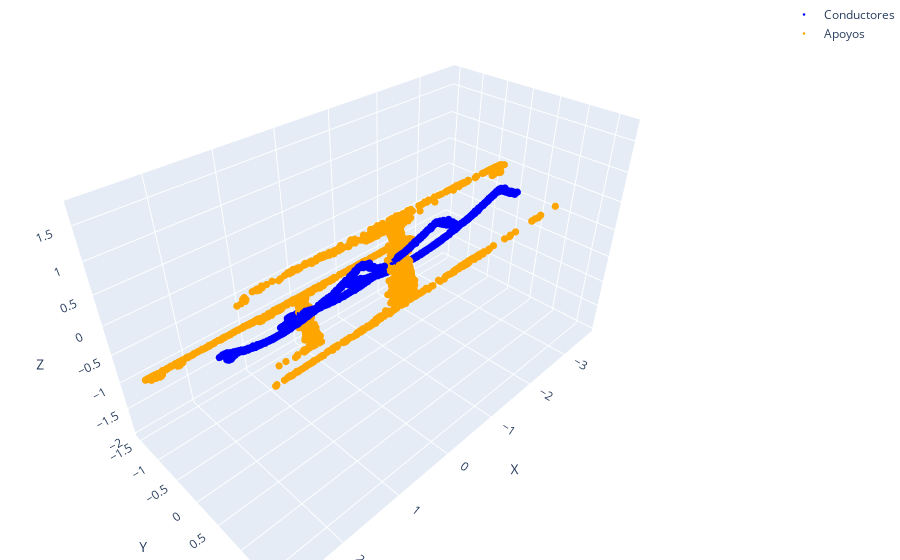

The code cell stored with this chart in its notebook:
### Code cell
plot_data("Data full size", cond_values=predictors_conds[2], apoyo_values=predictors_apoyos[2])

### Figure 1 — Plotly figure (JSON) as saved in the notebook; plotly's stock layout.template omitted (floating-point values rounded to 4 significant figures; data arrays with more than 128 entries replaced by an {"elided": "..."} marker saying what was removed)
{"data": [{"marker": {"color": "blue", "size": 2.5}, "mode": "markers", "name": "Conductores", "type": "scatter3d", "x": {"elided": "3579 float values"}, "y": {"elided": "3579 float values"}, "z": {"elided": "3579 float values"}}, {"marker": {"color": "orange", "size": 2.5}, "mode": "markers", "name": "Apoyos", "type": "scatter3d", "x": {"elided": "2561 float values"}, "y": {"elided": "2561 float values"}, "z": {"elided": "2561 float values"}}], "layout": {"margin": {"b": 0, "l": 0, "r": 0, "t": 0}, "scene": {"xaxis": {"title": {"text": "X"}}, "yaxis": {"title": {"text": "Y"}}, "zaxis": {"title": {"text": "Z"}}}, "title": {"text": "Data full size"}}}
